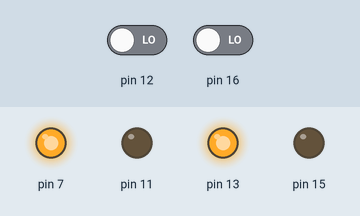
Simulated run of this program. Board: Raspberry Pi (header pin numbers). Shown: output pins drawn as LEDs (lit = HIGH). Inputs (shaded band) come from the test bench; at power-on: pin 12 LOW, pin 16 LOW.

Above: at 1.2 s.
1.3 s: pin 12 driven HIGH
At 1.7 s:
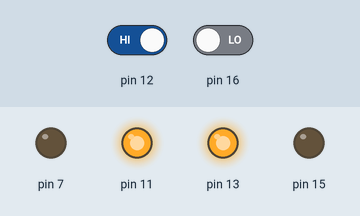
2.8 s: pin 16 driven HIGH
At 4.0 s:
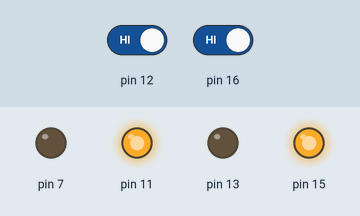
4.3 s: pin 12 driven LOW
At 5.1 s:
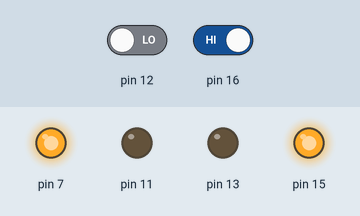
5.8 s: pin 16 driven LOW
At 6.3 s:
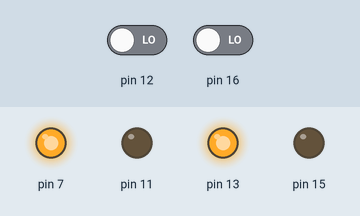
Timing chart, 0 to 8.3 s (numbered marks = the images above; inputs shaded):
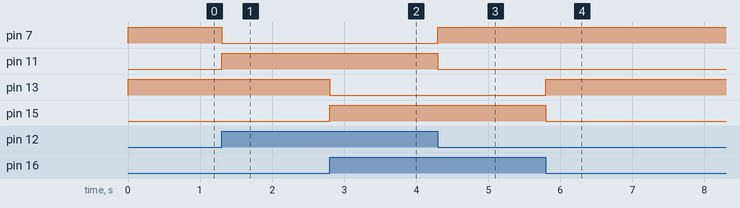

The program:

start-robot.py
```python
# import GPIO library
import RPi.GPIO as GPIO

# set GPIO numbering mode and define input and output pins
GPIO.setmode(GPIO.BOARD)
GPIO.setup(12, GPIO.IN)
GPIO.setup(16, GPIO.IN)
GPIO.setup(7, GPIO.OUT)
GPIO.setup(11, GPIO.OUT)
GPIO.setup(13, GPIO.OUT)
GPIO.setup(15, GPIO.OUT)

try:
    while True:
        if GPIO.input(12):
            GPIO.output(11, True)
            GPIO.output(7, False)
        else:
            GPIO.output(11, False)
            GPIO.output(7, True)
        if GPIO.input(16):
            GPIO.output(15, True)
            GPIO.output(13, False)
        else:
            GPIO.output(15, False)
            GPIO.output(13, True)

finally:
    # cleanup the GPIO pins before ending
    GPIO.cleanup()
```

Measured:
- after the input at 1.3 s, pin 7: HIGH → LOW at once; pin 11: LOW → HIGH at once
- after the input at 2.8 s, pin 13: HIGH → LOW at once; pin 15: LOW → HIGH at once
- after the input at 4.3 s, pin 7: LOW → HIGH at once; pin 11: HIGH → LOW at once
- after the input at 5.8 s, pin 13: LOW → HIGH at once; pin 15: HIGH → LOW at once
